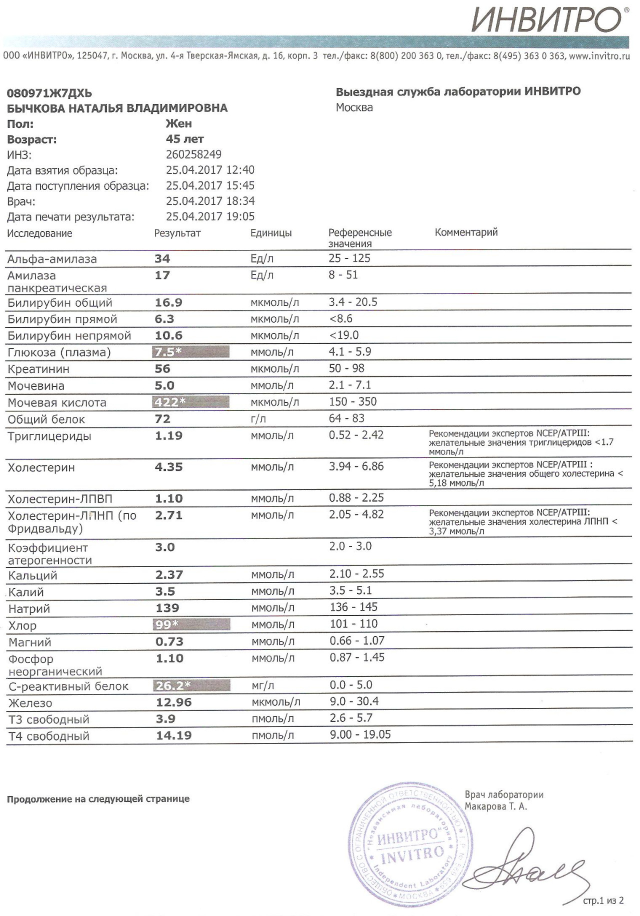
#> input picture uploads/003_5_1.jpg, 1280 x 1832 px (shown at 1/2 size); its folder holds only this picture in this run
$ python -i image_processor.py   (imports and definitions only)
#> lines starting #> are read from the running program, lines starting #| are printed output that depends on the picture; after the words box and inside, x2 and y2 are one past the last pixel; in counts of white or black regions, pixels touching at a corner belong together
import cv2
import numpy as np
import os
import logging
import tempfile
from pdf2image import convert_from_path
from PIL import Image, ImageEnhance, ImageFilter

logger = logging.getLogger(__name__)

def preprocess_image(file_path):
    """
    Preprocess the input image for better OCR results

    Args:
        file_path (str): Path to the input file (image or PDF)

    Returns:
        numpy.ndarray: Preprocessed image ready for OCR
    """
#> called with file_path = '../../uploads/003_5_1.jpg'
    try:
        # Check file extension
        file_ext = os.path.splitext(file_path)[1].lower()

        # Handle PDF files
        if file_ext == '.pdf':
            logger.info(f"Converting PDF to image: {file_path}")
            pages = convert_from_path(file_path, 400)  # Increased DPI for better quality
            if not pages:
                raise ValueError("Failed to convert PDF to image")
            # Use the first page
            pil_image = pages[0]
            # Apply PIL enhancements
            pil_image = enhance_image_quality(pil_image)
            # Convert PIL to OpenCV format
            image = np.array(pil_image)
            # Convert to BGR if it's in RGB
            if len(image.shape) == 3 and image.shape[2] == 3:
                image = cv2.cvtColor(image, cv2.COLOR_RGB2BGR)
        else:
            # Read image file
            logger.info(f"Reading image file: {file_path}")
            # First try with PIL for better enhancement options
            try:
                pil_image = Image.open(file_path)
#> pil_image is the input picture: PIL image 1280x1832 RGB; mean R, G, B 239.6, 239.8, 239.9
                pil_image = enhance_image_quality(pil_image)
#> in enhance_image_quality, `pil_image = enhancer.enhance(1.5)`:
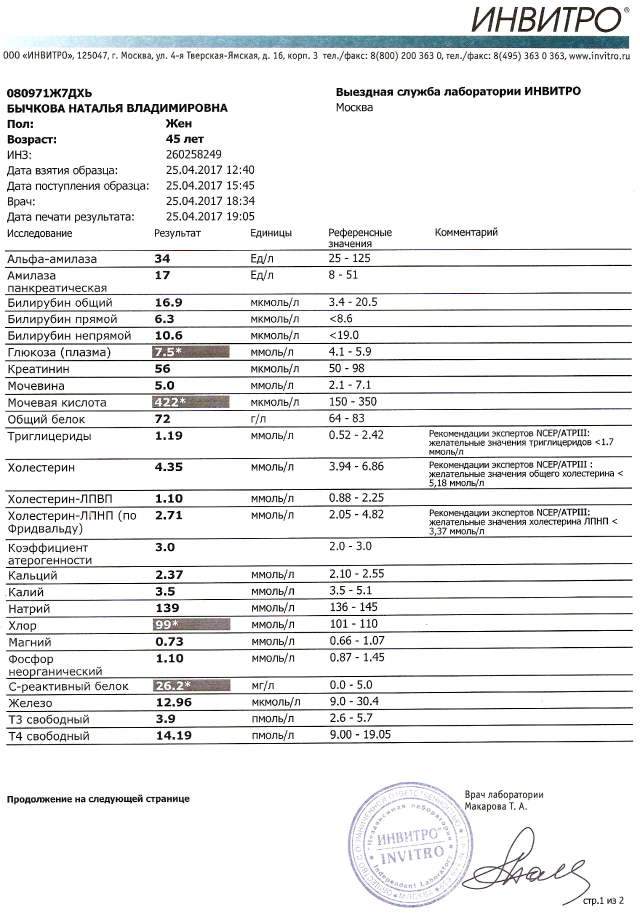
#> pil_image: PIL image 1280x1832 RGB (shown at 1/2 size); mean R, G, B 234.9, 235.3, 235.6
                # Convert PIL to OpenCV format
                image = np.array(pil_image)
                if len(image.shape) == 3 and image.shape[2] == 3:
                    image = cv2.cvtColor(image, cv2.COLOR_RGB2BGR)
            except Exception as e:
                logger.warning(f"Failed to process with PIL, falling back to OpenCV: {str(e)}")
                image = cv2.imread(file_path)

        if image is None:
            raise ValueError(f"Failed to read image from {file_path}")

        # Resize if image is too small
        h, w = image.shape[:2]
#> h = 1832; w = 1280
        min_dimension = 1800  # Minimum dimension for good OCR
        if h < min_dimension or w < min_dimension:
            scale_factor = max(min_dimension / h, min_dimension / w)
#> scale_factor = 1.41
            new_h, new_w = int(h * scale_factor), int(w * scale_factor)
#> new_h = 2576; new_w = 1800
            image = cv2.resize(image, (new_w, new_h), interpolation=cv2.INTER_CUBIC)
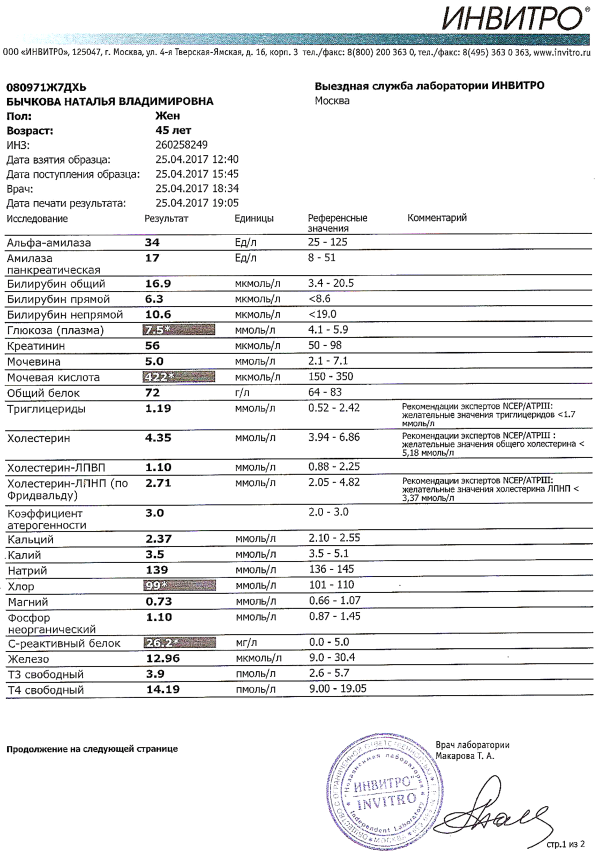
#> image: shape (2576, 1800, 3) (shown at 1/3 size); mean B, G, R 235.1, 234.7, 234.4
            logger.info(f"Resized image from {w}x{h} to {new_w}x{new_h}")

        # Convert to grayscale
        gray = cv2.cvtColor(image, cv2.COLOR_BGR2GRAY)

        # Apply adaptive thresholding instead of global Otsu
        binary = cv2.adaptiveThreshold(
            gray, 255, cv2.ADAPTIVE_THRESH_GAUSSIAN_C,
            cv2.THRESH_BINARY, 11, 2
        )
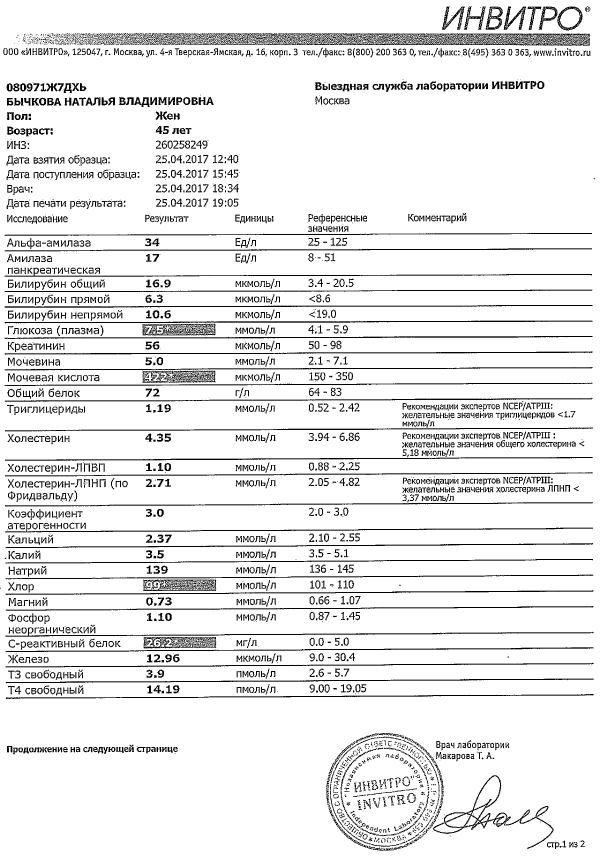
#> binary: shape (2576, 1800) (shown at 1/3 size); 91.3% white; 2698 black regions (938 under 20 px)

        # Noise removal with bilateral filter (preserves edges better)
        denoised = cv2.bilateralFilter(binary, 9, 75, 75)

        # Additional denoising for severely noisy images
        denoised = cv2.fastNlMeansDenoising(denoised, None, 10, 7, 21)

        # Deskew the image if it's tilted
        denoised = deskew_image(denoised)

        # Sharpen the image to make text more defined
        kernel = np.array([[-1,-1,-1], [-1,9,-1], [-1,-1,-1]])
        sharpened = cv2.filter2D(denoised, -1, kernel)

        # Dilation to make text more visible but with smaller kernel
        kernel = np.ones((1, 1), np.uint8)
        processed = cv2.dilate(sharpened, kernel, iterations=1)

        # Save the preprocessed image for debugging
        debug_path = os.path.join(os.path.dirname(file_path), 'preprocessed_' + os.path.basename(file_path))
        cv2.imwrite(debug_path, processed)
        logger.info(f"Saved preprocessed image to {debug_path}")

        return processed

    except Exception as e:
        logger.error(f"Error preprocessing image: {str(e)}")
        raise

def enhance_image_quality(pil_image):
    """
    Enhance image quality using PIL

    Args:
        pil_image (PIL.Image): Input PIL image

    Returns:
        PIL.Image: Enhanced image
    """
    # Convert to RGB if it's not
    if pil_image.mode != 'RGB':
        pil_image = pil_image.convert('RGB')

    # Apply a series of enhancements
    # Increase contrast
    enhancer = ImageEnhance.Contrast(pil_image)
    pil_image = enhancer.enhance(1.5)

    # Increase sharpness
    enhancer = ImageEnhance.Sharpness(pil_image)
    pil_image = enhancer.enhance(2.0)

    # Adjust brightness if needed
    enhancer = ImageEnhance.Brightness(pil_image)
    pil_image = enhancer.enhance(1.1)

    # Apply unsharp mask filter for better edge definition
    pil_image = pil_image.filter(ImageFilter.UnsharpMask(radius=2, percent=150, threshold=3))

    return pil_image

def deskew_image(image):
    """
    Deskew the image if it's tilted

    Args:
        image (numpy.ndarray): Input image

    Returns:
        numpy.ndarray: Deskewed image
    """
    try:
        # Find all contours
        contours, _ = cv2.findContours(~image, cv2.RETR_EXTERNAL, cv2.CHAIN_APPROX_SIMPLE)
#> contours = 1668 contours, 697 with area under 20; largest, box (x1, y1, x2, y2) and area: (274, 99, 1770, 137) 48702, (1299, 2325, 1661, 2547) 15650, (14, 961, 1778, 1007) 13242, (14, 1101, 1778, 1149) 11858, (429, 1738, 649, 1774) 7012

        # Find the largest contour
        if contours:
            largest_contour = max(contours, key=cv2.contourArea)
#> largest_contour = contour of 1274 points, box (x1, y1, x2, y2) (274, 99, 1770, 137), area 48702

            # Find the minimum area rectangle
            rect = cv2.minAreaRect(largest_contour)
#> rect = ((1021.5, 117.1), (36.24, 1495), -89.92)
            angle = rect[2]
#> angle = -89.92

            # Determine if the angle needs adjustment
            if angle < -45:
                angle = 90 + angle
#> angle = 0.0805

            # If the angle is significant, rotate the image
            if abs(angle) > 0.5:
                (h, w) = image.shape[:2]
                center = (w // 2, h // 2)
                M = cv2.getRotationMatrix2D(center, angle, 1.0)
                rotated = cv2.warpAffine(image, M, (w, h), flags=cv2.INTER_CUBIC, borderMode=cv2.BORDER_REPLICATE)
                logger.info(f"Deskewed image by {angle} degrees")
                return rotated
    except Exception as e:
        logger.warning(f"Error during deskew: {str(e)}")

    # Return original if deskew failed or wasn't needed
    return image

# [53 lines left out: functions detect_table_areas, extract_roi, not called in this run]

>>> result = preprocess_image('../../uploads/003_5_1.jpg')

$ run again, on uploads/1_155_2.jpg
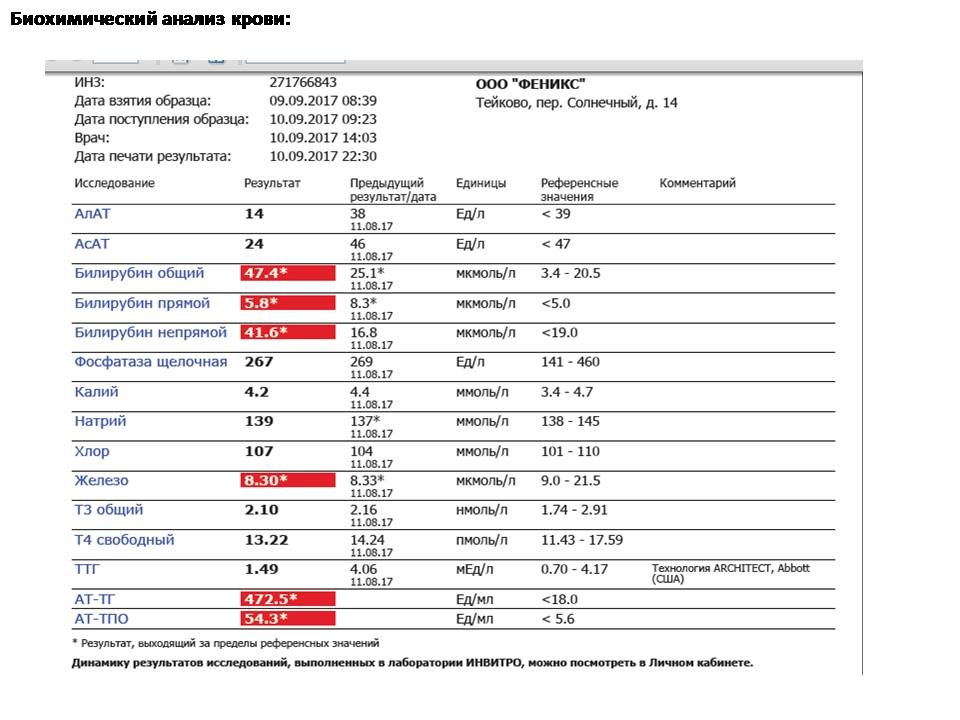
#> input picture uploads/1_155_2.jpg, 960 x 720 px
#> in preprocess_image, pil_image is the input picture: PIL image 960x720 RGB; mean R, G, B 240.1, 238.3, 238.7
#> in enhance_image_quality, `pil_image = pil_image.filter(ImageFilter.UnsharpMask(radius=2, percent..`:
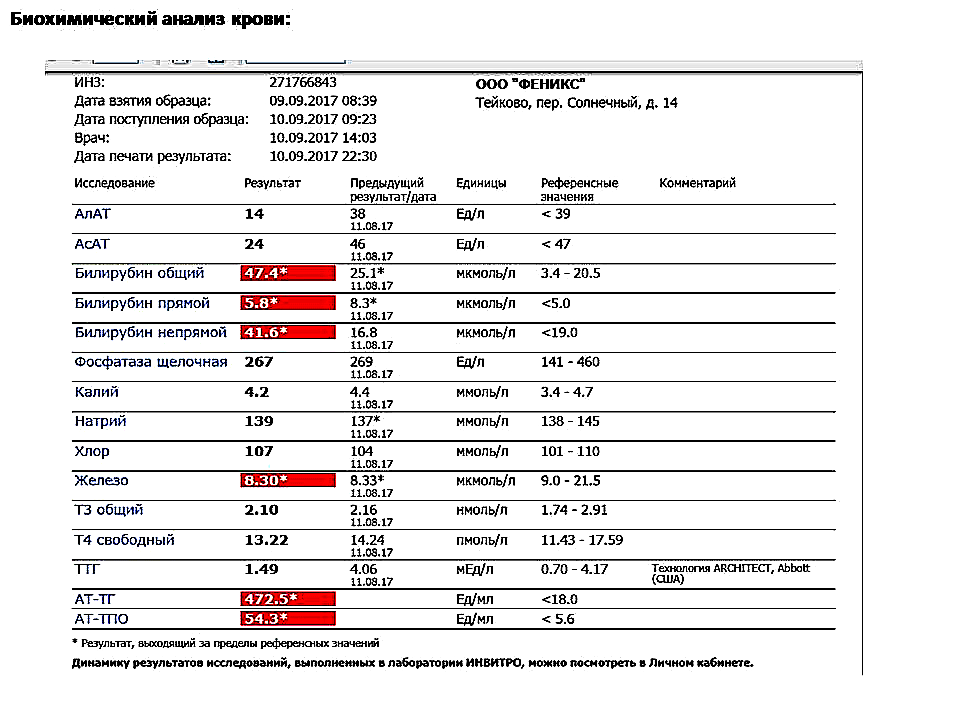
#> pil_image: PIL image 960x720 RGB; mean R, G, B 235.4, 233.5, 233.7
#> in preprocess_image, `binary = cv2.adaptiveThreshold( gray, 255, cv2.ADAPTIVE_THRESH_GAUSSIA..`:
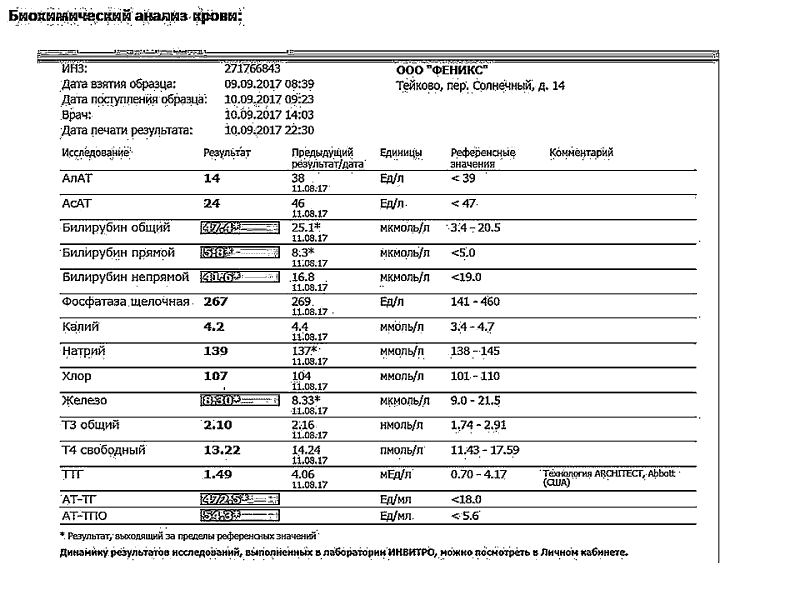
#> binary: shape (1800, 2400) (shown at 1/3 size); 91.2% white; 1596 black regions (685 under 20 px)
#> contours = 1022 contours, 569 with area under 20; largest, box (x1, y1, x2, y2) and area: (112, 149, 2158, 1689) 55954, (180, 729, 2090, 776) 20987, (180, 1469, 2090, 1516) 20843, (180, 804, 2091, 849) 20464, (179, 1174, 2091, 1220) 20364
#> largest_contour = contour of 1138 points, box (x1, y1, x2, y2) (112, 149, 2158, 1689), area 55954
#> rect = ((1134.5, 918.2), (1538, 2046.2), -89.96)
#> in deskew_image, `angle = rect[2]`: angle = -89.96
#> in deskew_image, `angle = 90 + angle`: angle = 0.0446

$ run again, on uploads/1_26_19.jpg
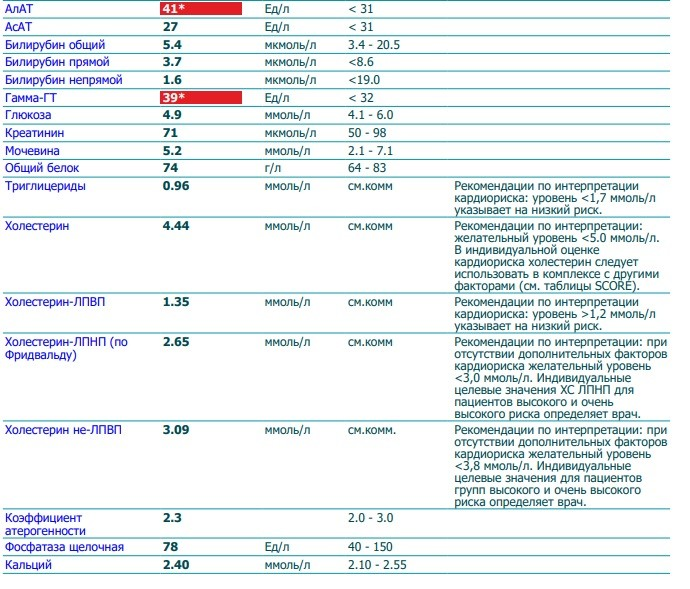
#> input picture uploads/1_26_19.jpg, 690 x 589 px
#> in preprocess_image, pil_image is the input picture: PIL image 690x589 RGB; mean R, G, B 231.9, 238.1, 239.7
#> in enhance_image_quality, `pil_image = pil_image.filter(ImageFilter.UnsharpMask(radius=2, percent..`:
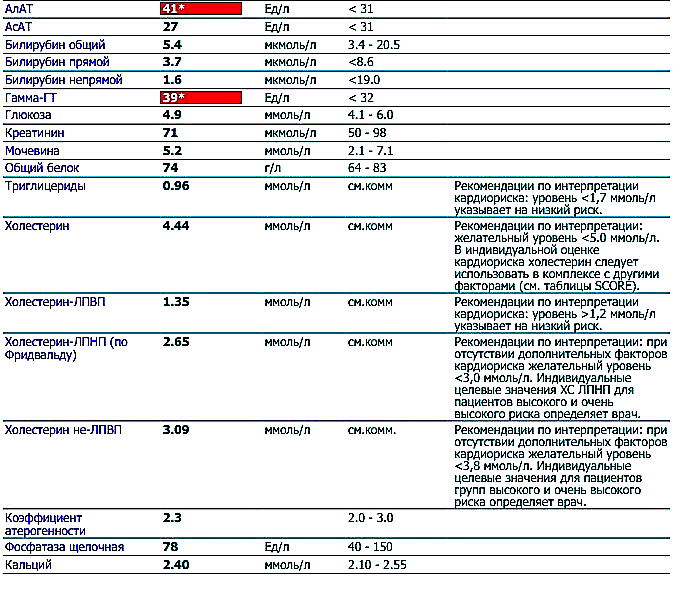
#> pil_image: PIL image 690x589 RGB; mean R, G, B 224.4, 227.5, 229.1
#> in preprocess_image, `binary = cv2.adaptiveThreshold( gray, 255, cv2.ADAPTIVE_THRESH_GAUSSIA..`:
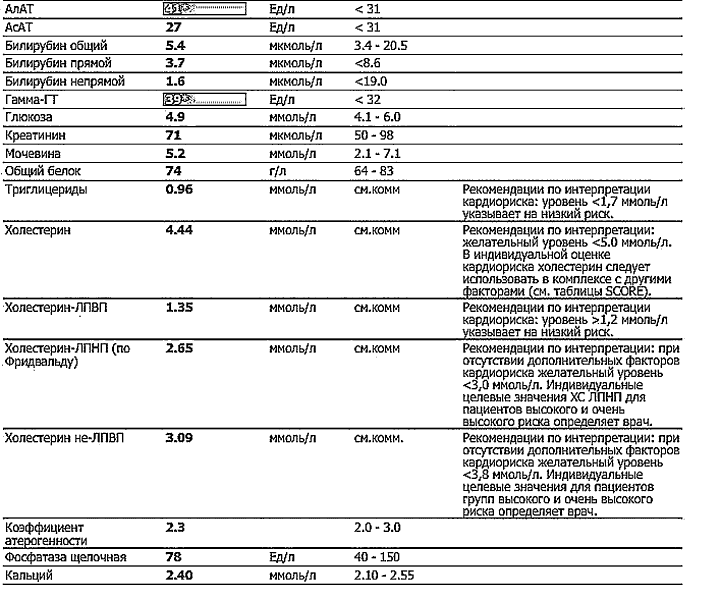
#> binary: shape (1800, 2108) (shown at 1/3 size); 88.3% white; 1241 black regions (72 under 20 px)
#> contours = 434 contours, 15 with area under 20; largest, box (x1, y1, x2, y2) and area: (8, 827, 2048, 900) 21516, (9, 1612, 2047, 1648) 17456, (9, 0, 2047, 47) 16865, (9, 986, 2048, 1022) 16452, (8, 1255, 2048, 1290) 16406
#> largest_contour = contour of 838 points, box (x1, y1, x2, y2) (8, 827, 2048, 900), area 21516
#> rect = ((1027.3, 867.9), (2039, 71.95), -0.333)
#> angle = -0.333
